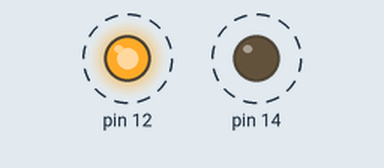
The sketch below on a simulated Arduino Uno, built with avr-gcc and run on an emulated ATmega328P. On the bench: output pins drawn as LEDs (lit = HIGH). Dashed ring = blinking.

Above: at 0.5 s.
Timing chart, 0 to 4.6 s (numbered marks = the images above):
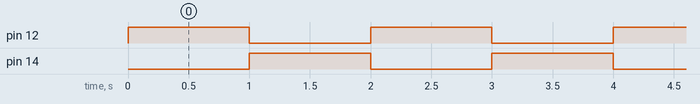

Measured:
- by itself, pin 12, pin 14: alternates HIGH for 1.0 s and LOW for 1.0 s

The sketch:

zavlaha.ino
```cpp
void setup() {
  pinMode(12, OUTPUT);
  pinMode(14, OUTPUT);
  //pinMode(LED_BUILTIN, OUTPUT);
}

void loop() {
  digitalWrite(12, HIGH);
  digitalWrite(14, LOW);
  //digitalWrite(LED_BUILTIN, HIGH);
  delay(1000);
  digitalWrite(12, LOW);
  digitalWrite(14, HIGH);
  //digitalWrite(LED_BUILTIN, LOW);
  delay(1000);
}
```
